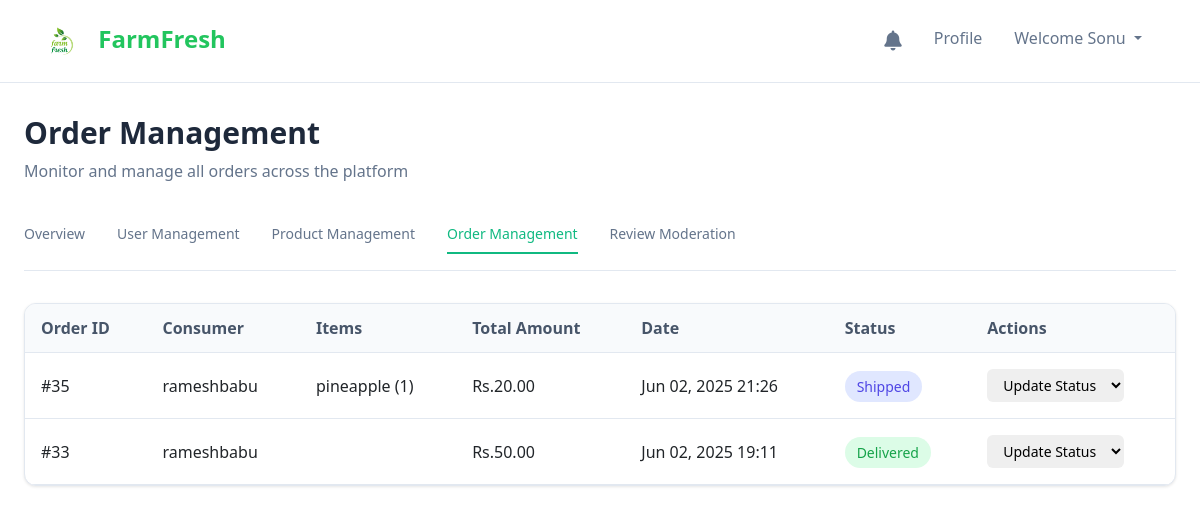
Screenshot of /admin/orders.php (signed in) with the database file from the repository.
### tables this page shows
CREATE TABLE `orders` (
  `order_id` int(11) NOT NULL,
  `consumer_id` int(11) DEFAULT NULL,
  `total_amount` decimal(10,2) DEFAULT NULL,
  `status` enum('pending','processing','shipped','delivered','canceled') DEFAULT 'pending',
  `order_date` datetime DEFAULT current_timestamp(),
  `shipping_address` varchar(255) DEFAULT NULL,
  `shipping_city` varchar(100) DEFAULT NULL,
  `shipping_state` varchar(100) DEFAULT NULL,
  `shipping_zipcode` varchar(20) DEFAULT NULL,
  `payment_method` varchar(50) DEFAULT NULL,
  `transaction_id` varchar(100) DEFAULT NULL,
  `updated_at` datetime DEFAULT current_timestamp() ON UPDATE current_timestamp()
);

CREATE TABLE `users` (
  `user_id` int(11) NOT NULL,
  `username` varchar(100) DEFAULT NULL,
  `email` varchar(100) DEFAULT NULL,
  `password` varchar(100) DEFAULT NULL,
  `first_name` varchar(100) DEFAULT NULL,
  `last_name` varchar(100) DEFAULT NULL,
  `phone` varchar(20) DEFAULT NULL,
  `address` varchar(255) DEFAULT NULL,
  `city` varchar(100) DEFAULT NULL,
  `state` varchar(100) DEFAULT NULL,
  `zipcode` varchar(20) DEFAULT NULL,
  `role` enum('farmer','consumer','admin') NOT NULL,
  `created_at` datetime DEFAULT current_timestamp(),
  `updated_at` datetime DEFAULT current_timestamp() ON UPDATE current_timestamp(),
  `profile_image` varchar(255) DEFAULT NULL,
  `is_active` tinyint(1) DEFAULT 1,
  `bio` text DEFAULT NULL
);

### admin/orders.php (the view, shortened to what this page needs)
<?php
include '../config/db.php';
$orders_query = "SELECT o.*,
                        u.username as consumer_name,
                        COUNT(oi.order_item_id) as total_items,
                        GROUP_CONCAT(CONCAT(p.name, ' (', oi.quantity, ')') SEPARATOR ', ') as items_list
                 FROM orders o
                 JOIN users u ON o.consumer_id = u.user_id
                 LEFT JOIN order_items oi ON o.order_id = oi.order_id
                 LEFT JOIN products p ON oi.product_id = p.product_id
                 GROUP BY o.order_id
                 ORDER BY o.order_date DESC";
$orders_result = mysqli_query($dbconn, $orders_query);
?>
<!DOCTYPE html>
<html lang="en">
<head>
    <link rel="stylesheet" href="https://cdnjs.cloudflare.com/ajax/libs/font-awesome/6.4.0/css/all.min.css">
</head>
<body>
<?php include '../includes/navbar.php'; ?>
    <div class="dashboard-container">
        <div class="header">
            <h1>Order Management</h1>
            <p>Monitor and manage all orders across the platform</p>
        </div>
        <div class="navigation-tabs">
            <a href="dashboard.php" class="nav-tab" >Overview</a>
            <a href="users.php" class="nav-tab">User Management</a>
            <a href="products.php" class="nav-tab">Product Management</a>
            <a href="orders.php" class="nav-tab active">Order Management</a>
            <a href="reviews.php" class="nav-tab">Review Moderation</a>
        </div>
        <div class="orders-table">
            <table>
                <thead>
                    <tr>
                        <th>Order ID</th>
                        <th>Consumer</th>
                        <th>Items</th>
                        <th>Total Amount</th>
                        <th>Date</th>
                        <th>Status</th>
                        <th>Actions</th>
                    </tr>
                </thead>
                <tbody>
                    <?php while ($order = mysqli_fetch_assoc($orders_result)): ?>
                        <tr>
                            <td>#<?php echo $order['order_id']; ?></td>
                            <td><?php echo htmlspecialchars($order['consumer_name']); ?></td>
                            <td class="items-list" title="<?php echo htmlspecialchars($order['items_list']); ?>">
                                <?php echo htmlspecialchars($order['items_list']); ?>
                            </td>
                            <td>Rs.<?php echo number_format($order['total_amount'], 2); ?></td>
                            <td><?php echo date('M d, Y H:i', strtotime($order['order_date'])); ?></td>
                            <td>
                                <span class="status-badge status-<?php echo $order['status']; ?>">
                                    <?php echo ucfirst($order['status']); ?>
                                </span>
                            </td>
                            <td>
                                <form action="" method="POST" class="d-inline">
                                    <select name="status" onchange="this.form.submit()" class="btn-status">
                                        <option value="">Update Status</option>
                                    </select>
                                </form>
                            </td>
                        </tr>
                    <?php endwhile; ?>
                </tbody>
            </table>
        </div>
    </div>
</body>
</html>

### admin/orders.php (style rules this page uses)
* { margin: 0; padding: 0; box-sizing: border-box; }
body { font-family: 'Inter', sans-serif; background-color: #f8fafc; color: #334155; line-height: 1.6; }
.dashboard-container { max-width: 1400px; margin: 0 auto; padding: 32px 24px; }
.header { margin-bottom: 2rem; }
.header h1 { font-size: 1.875rem; font-weight: 600; color: #1e293b; margin-bottom: 0.5rem; }
.header p { color: #64748b; }
.orders-table { background: white; border-radius: 12px; overflow: hidden; box-shadow: 0 1px 3px rgba(0, 0, 0, 0.1); border: 1px solid #e2e8f0; }
.orders-table table { width: 100%; border-collapse: collapse; }
.orders-table th { background: #f8fafc; padding: 12px 16px; text-align: left; font-weight: 600; color: #475569; border-bottom: 1px solid #e2e8f0; }
.orders-table td { padding: 16px; border-bottom: 1px solid #e2e8f0; }
.status-badge { padding: 6px 12px; border-radius: 20px; font-size: 0.875rem; font-weight: 500; }
.status-shipped { background: #e0e7ff; color: #4f46e5; }
.status-delivered { background: #dcfce7; color: #16a34a; }
.btn-status { padding: 6px 12px; border: none; border-radius: 6px; font-size: 0.875rem; font-weight: 500; cursor: pointer; transition: all 0.2s; }
.items-list { max-width: 300px; overflow: hidden; text-overflow: ellipsis; white-space: nowrap; }
.navigation-tabs { display: flex; gap: 32px; margin-bottom: 32px; border-bottom: 1px solid #e2e8f0; padding-bottom: 16px; }
.nav-tab { font-size: 0.875rem; font-weight: 500; color: #64748b; text-decoration: none; padding: 8px 0; border-bottom: 2px solid transparent; transition: all 0.3s ease; }
.nav-tab.active { color: #10b981; border-bottom-color: #10b981; }

### includes/navbar.php (style rules this page uses)
body, html { margin: 0; padding: 0; overflow-x: hidden; }

### rows the page displays
orders: order_id "35", users.username "rameshbabu", items_list "pineapple (1)", total_amount "20.00", order_date "Jun 02, 2025 21:26", status "Shipped"
orders: order_id "33", users.username "rameshbabu", total_amount "50.00", order_date "Jun 02, 2025 19:11", status "Delivered"

### other values shown
$_SESSION['first_name'] "Sonu"
